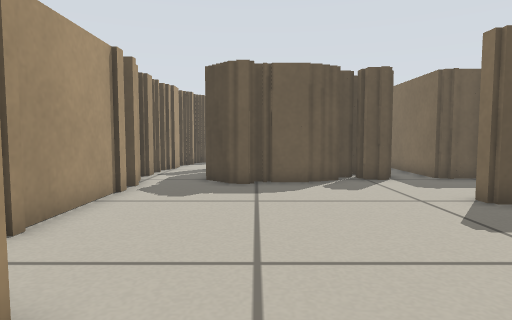
[1] (above)

23 first-person views from a walk through a Stage world. The camera is 0.39 m above the floor, tilts 4° down and sees 75° across. The lines on the ground mark 1 m squares. The floor is counted in squares, 0.25 m on a side. Each view is taken from the middle of a square. On the plan, view 1 faces up. The plan holds only what a view shows up to about 16 squares ahead; the rest is blank. The place goes on beyond the plan. Robots are left out.

[2]
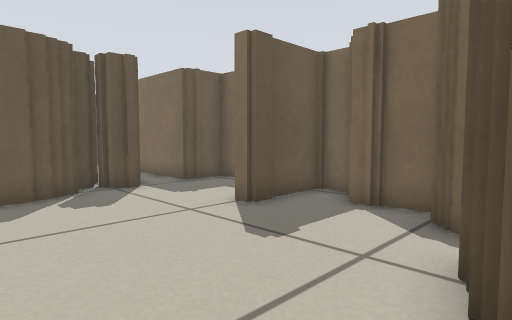

[3]
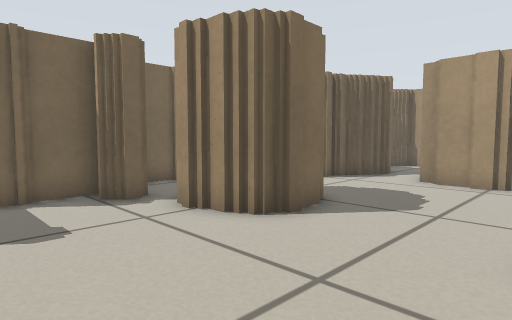

[4]
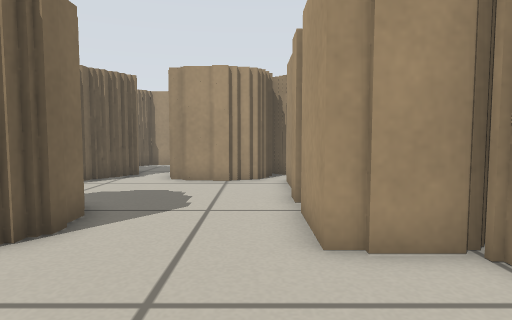

[5]
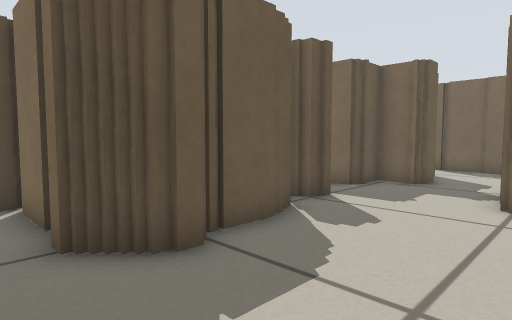

[6]
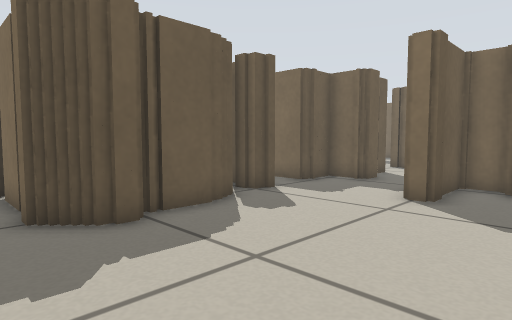

[7]
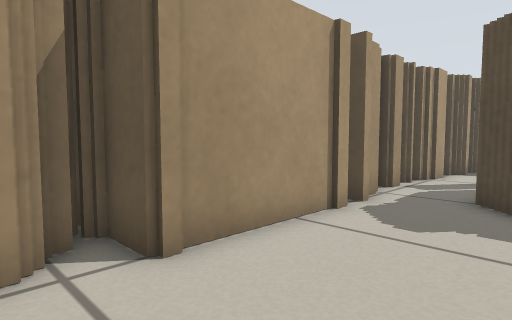

[8]
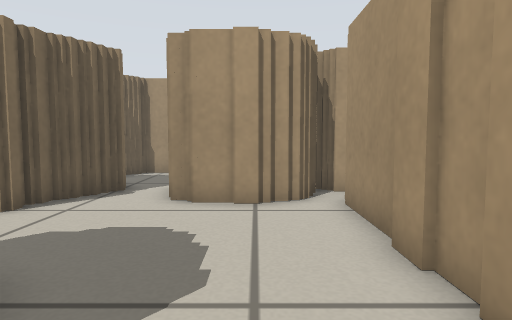

[9]
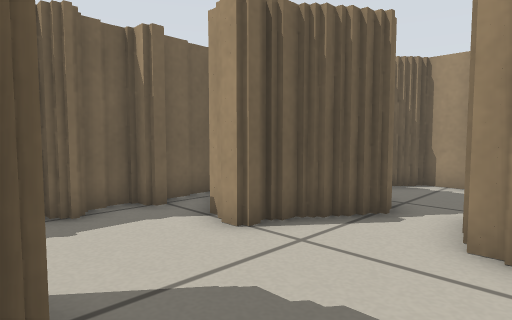

[10]
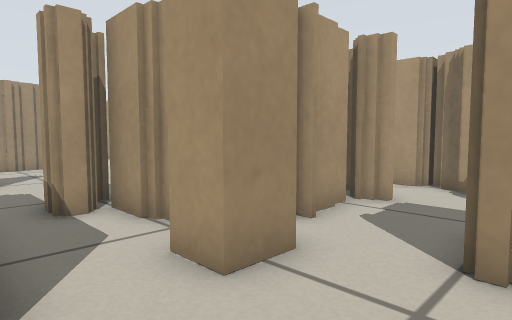

[11]
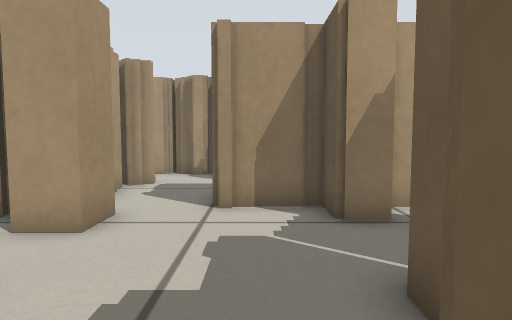

[12]
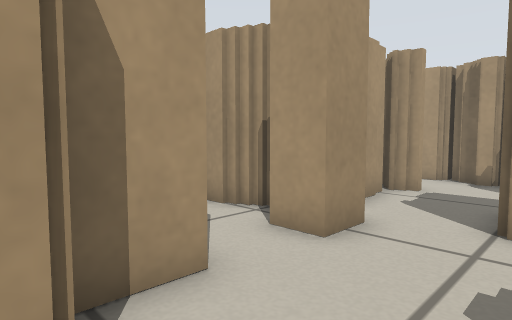

[13]
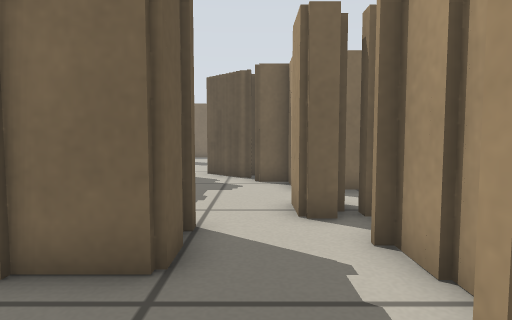

[14]
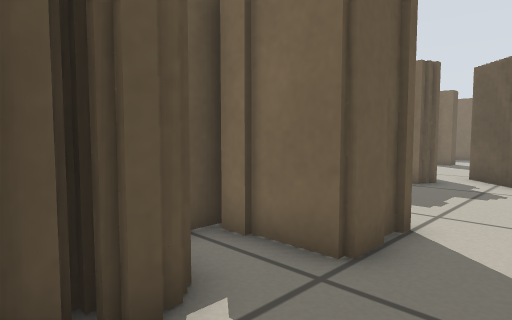

[15]
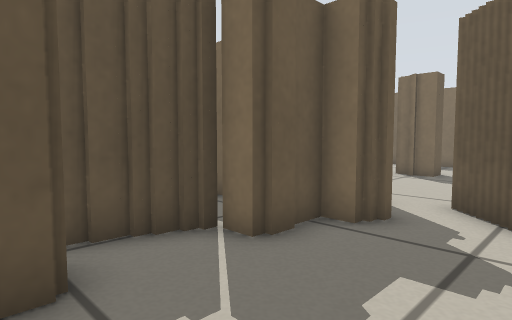

[16]
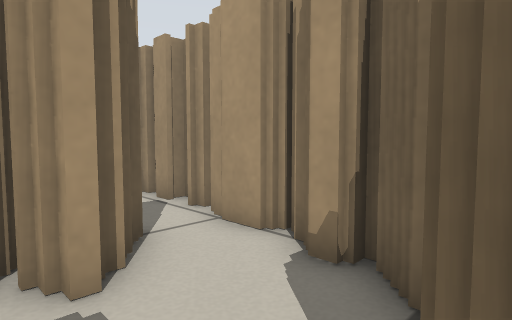

[17]
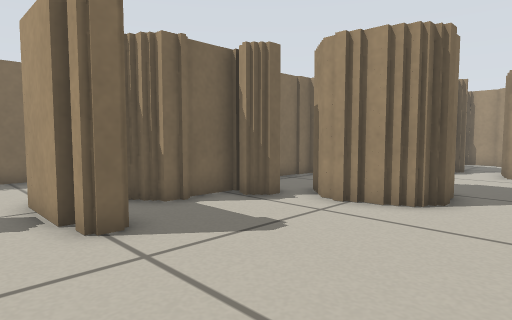

[18]
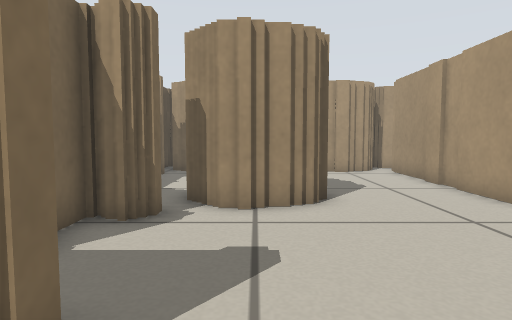

[19]
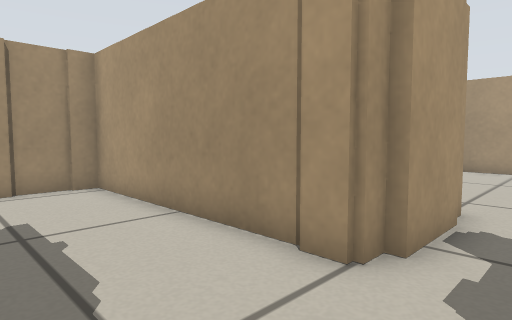

[20]
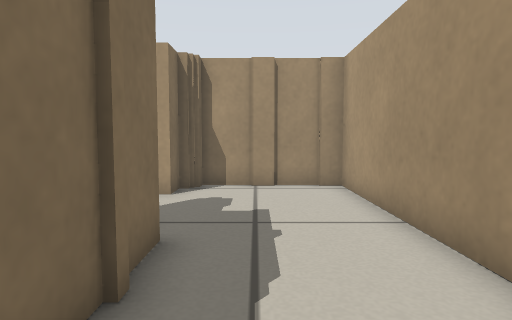

[21]
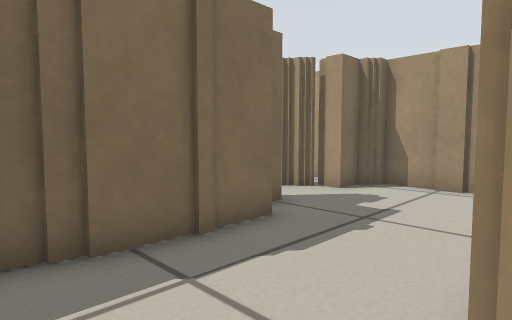

[22]
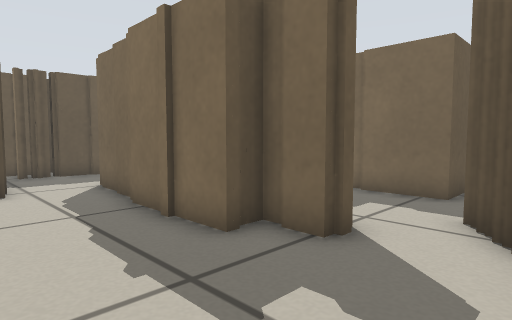

[23]
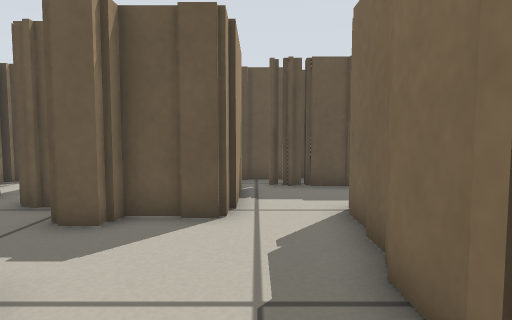

### Floor plan
Key: @ floor where view 1 was taken; # wall or solid block; . floor; T thing the floor can be seen under or through.
Columns run from 5 left of view 1 to 19 right of it. Each row starts with its distance up from view 1.
 24         #####
 23      #####..###
 22      .###... ##
 21   ###.###.......#
 20  ###..###......##
 19  #...........###
 18 ##......###.###    #
 17  #.########.#      #
 16 ##.##   ##..#      ##
 15 ##.#     #..#    ####
 14 #..#     ##.#    #...
 13 ##.#    ###.#    #..
 12 ##.########.######.#
 11  #..####.....####..#
 10  #.................#
  9  #.................#
  8  #.........####...##
  7  #...........##...##
  6  #..........###...##    #
  5 ##..........###...### ..#
  4 #..........T###....##...#
  3 ####....TTTTT #.........#
  2  ###...#T TT. #..... ##
  1    #...##   ..#....###
  0    #.@..#  .. # ...#
 -1    #.........##########
 -2    #.........##
 -3    #..........#
 -4    #......##.##
 -5    #####..#####
 -6        #.##   #
 -7        #.#

Where each view was taken, in squares from view 1:
view 1: 0 up, 0 right, facing up
view 2: 2 up, 0 right, facing up-right
view 3: 7 up, 2 left, facing down-right
view 4: 7 up, 1 left, facing down
view 5: 7 up, 3 left, facing up-right
view 6: 5 up, 3 left, facing up-right
view 7: 3 up, 0 right, facing up-left
view 8: 3 up, 0 right, facing down
view 9: 0 up, 1 right, facing down-right
view 10: 21 up, 7 right, facing down-left
view 11: 21 up, 10 right, facing left
view 12: 21 up, 9 right, facing down-left
view 13: 19 up, 3 left, facing right
view 14: 18 up, 3 left, facing up-right
view 15: 19 up, 3 right, facing up-right
view 16: 21 up, 0 right, facing down-left
view 17: 10 up, 0 right, facing down-right
view 18: 10 up, 4 right, facing down
view 19: 10 up, 13 right, facing down-left
view 20: 10 up, 12 right, facing down
view 21: 10 up, 9 right, facing down-right
view 22: 1 up, 10 right, facing up-right
view 23: 5 up, 12 right, facing up
